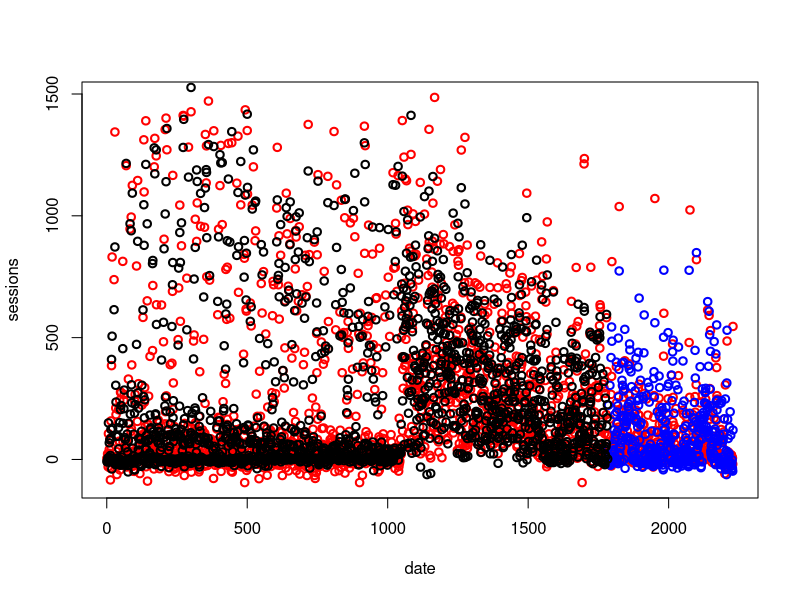

Write the R code that produced this figure.

MAE <- function (actual, pre){
  mean(abs(actual - pre))
}
pre_lm_diff<-function(){
  library(earth)
  set.seed(333)
  #init
  data <- read.csv("tidyData.csv",header=TRUE)
  #data <-data[-c(1:1000),]
  data <- data[data$Visite.gain > -100 & data$Visite.gain < 1500,]
  #data <- data[data$Visite.gain < 3000 ,]
  FulldataSize <- nrow(data)
  data <- data[1:FulldataSize,]
  
  #data <- data[sample(FulldataSize, FulldataSize),]
  
  
  #convert to factors  
  #,"hour","nthweek"
  cf <- c("date","TypeWeekDay","channel","DAYPART","crea","length","MMDAYPART"
          ,"tav","tavtap","emav","emap","screen","month","dayofweek")
  data[,cf]<- lapply(data[,cf], as.factor) 
  
  #select features
  
  sf <- c("date","Visite.gain","TypeWeekDay","length","channel","DAYPART","nthweek",
          "crea","tavtap","cumGrpRef","cumGrp","cumGrpTotal","cumGrpRefTotal","budgetbrut"
          ,"budgetnet","grp","grpref","month","dayofweek","hour")
  
 #
#noise
#,"CntToHolidays","CntAfterHolidays","MMDAYPART"
  data <- data[,sf]
#   for (i in sf){
#     plot(data[,i],data$Visite.gain,type = 'n',col='red',xlab=i,ylab='Visite.gain')
#     cat ("Press [enter] to continue");line <- readline()
#   }
  #
  
  index<-1:FulldataSize
  traningSize <- as.integer(0.8 * FulldataSize)
  #traningSize <- 1666
  subdata <- data[1:FulldataSize,c(-1)]
  print (names(subdata))
  traindata <- subdata[1:traningSize,]
  #traindata <- traindata[sample(traningSize, traningSize),]

  adlm <- earth(
    Visite.gain~., # the formular for prediction
    traindata, # the training dataset
    trace=0.5, # provide overview information during model building
    nk=100, # the maximum number of terms
    degree=2, # the maximum number of interaction (degrees of freedom)
    penalty=1, # penality per knot for GCV during pruning
    thresh=0.001, # minimum change in SSR in forward stage
    minspan=1, # minimum distance between knots in the model
    fast.k=0, # disable Fast MARS adding multiple terms per forward step
    fast.beta=0, # aging coefficient used in Fast MARS
    pmethod="forward") # pruning method during backward pass
  
  #sink("sink-examp.txt", split=TRUE)
  
  print (summary(adlm))
  print(evimp(adlm))
  #print (mean(data$Visite.gain))
  #print (data[data$Visite.gain>3000,])
  #sink()
  #unlink("sink-examp.txt")
  # print (anova(lm_model_pow1,lm_model_pow1,test = "Chisq"))
  #print (summary(lm_model_pow1))
  
  predictAndPlot(index,subdata,adlm,traningSize,FulldataSize)
  #plotmo(adlm)
  return  (data)
}

predictAndPlot<-function(index,subdata,model,traningSize,FulldataSize){
  library(earth)
  test_data <- subdata[,c(-1)]
  pre <-predict(model,test_data)
  originY <- subdata[,1]
  testSize <- traningSize+1
  plot(index,originY,type = 'n',col='red',xlab='date',ylab='sessions')
  points(index,originY,col="red",lwd=2)
  points(index[testSize:FulldataSize],pre[testSize:FulldataSize],col="blue",lwd=2)
  points(index[1:traningSize],pre[1:traningSize],col="black",lwd=2)
  #print (pre[traningSize:FulldataSize])
  #print (originY[traningSize:FulldataSize])
  x <- cor(originY[testSize:FulldataSize],pre[testSize:FulldataSize]) 
  y <- MAE(originY[testSize:FulldataSize],pre[testSize:FulldataSize])
  #print (pre[testSize:FulldataSize])
  print(paste("COR",x))
  print(paste("Mean Err",y))
  print(summary(originY[testSize:FulldataSize]))
  print(summary(pre[testSize:FulldataSize]))
  return (y)
}
d<-pre_lm_diff()
